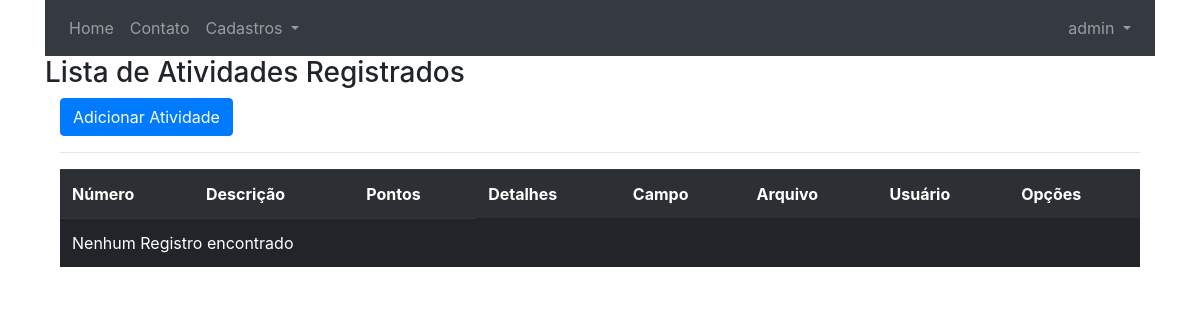
Before: /listar/atividades/ (signed in) with the older database file.
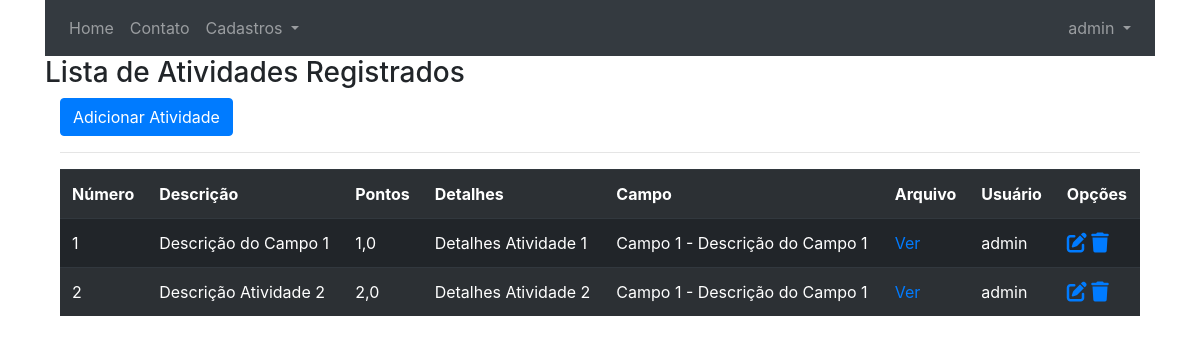
After: the same page with the newer database file.
### cadastros/models.py (models this page shows, shortened)
class Atividade(models.Model):
    numero = models.IntegerField(verbose_name="Número")
    descricao = models.CharField(max_length=150, verbose_name="Descricão")
    pontos = models.DecimalField(max_digits=4, decimal_places=1)
    detalhes = models.CharField(max_length=100)
    arquivo = models.FileField(upload_to="pdf/", null=False, blank=True)
    campo = models.ForeignKey(Campo, on_delete=models.PROTECT)
    usuario = models.ForeignKey(User, on_delete=models.PROTECT)
    class Meta:
        verbose_name = 'Atividade'
        verbose_name_plural = 'Atividades'

class Campo(models.Model):
    nome = models.CharField(max_length=50)
    descricao = models.CharField(max_length=150, verbose_name="Descrição")
    usuario = models.ForeignKey(User, on_delete=models.PROTECT)
    class Meta:
        verbose_name = 'Campo'
        verbose_name_plural = 'Campos'
    def __str__(self):
        return "{} - {}".format(self.nome, self.descricao)

### cadastros/views.py (the view)
# urls.py: path('listar/atividades/', AtividadeList.as_view(), name='listar-atividades'),                  # noqa : E501
class AtividadeList(LoginRequiredMixin, ListView):
    login_url = reverse_lazy('login')
    model = Atividade
    template_name = 'cadastros/listas/atividade.html'
    def get_queryset(self):
        self.object_list = Atividade.objects.filter(usuario=self.request.user)
        return self.object_list

### cadastros/templates/cadastros/listas/atividade.html (shortened to what this page needs)
{% extends 'core/base.html' %}
{% load static %}
{% block content %}
    <h3>Lista de Atividades Registrados</h3>
    <div class="container">
        <a class="btn btn-primary" href="{% url 'cadastrar-atividade' %}">Adicionar Atividade</a>
        <hr>
        <div class="table-responsive">
            <table class="table table-striped table-striped-dark table-dark">
                <tr>
                    <th>Número</th>
                    <th>Descrição</th>
                    <th>Pontos</th>
                    <th>Detalhes</th>
                    <th>Campo</th>
                    <th>Arquivo</th>
                    <th>Usuário</th>
                    <th>Opções</th>
                </tr>
                {% for atividade in object_list  %}
                    <tr>
                        <td>{{ atividade.numero }}</td>
                        <td>{{ atividade.descricao }}</td>
                        <td>{{ atividade.pontos }}</td>
                        <td>{{ atividade.detalhes }}</td>
                        <td>{{ atividade.campo }}</td>
                        <td><a href="{{ atividade.arquivo }}">Ver</a></td>
                        <td>{{ atividade.usuario }}</td>
                        <td>
                            <a href="{% url 'editar-atividade' atividade.pk %}"><i class="fas fa-edit  fa-lg"></i></a>
                            <a href="{% url 'excluir-atividade' atividade.pk %}"><i class="fas fa-trash fa-lg"></i></a>
                        </td>
                {% empty %}
                        <td colspan="3">Nenhum Registro encontrado</td>
                {% endfor %}
            </table>
        </div>
    </div>
{% endblock %}

Changed rows visible on the page:
added Atividade: numero "1", descricao "Descrição do Campo 1", pontos "1,0", detalhes "Detalhes Atividade 1", campo "Campo 1 - Descrição do Campo 1", usuario "admin"
added Atividade: numero "2", descricao "Descrição Atividade 2", pontos "2,0", detalhes "Detalhes Atividade 2", campo "Campo 1 - Descrição do Campo 1", usuario "admin"
Other visible differences:
text no longer shown: "Nenhum Registro encontrado"
